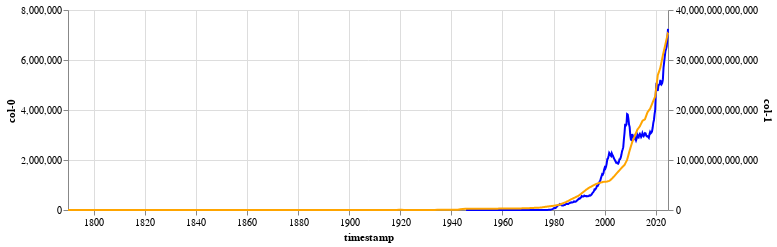

Notebook source saved alongside this figure:
### Markdown cell above
Money Markets are Reverse Repos and T-bills.  MM Funds invest there for a little interest.  If there is less T-bills then more Repos are needed to fullfil the MM needs.

### Code cell
#TODO:add to plot
import altair as alt

base = alt.Chart(measure.df(interpolated=True).reset_index(), width=600, height=200).encode(x='timestamp:T')
line1 = base.mark_line(stroke='blue').encode(alt.Y('col-0'))#.transform_filter('isValid(datum.line)')
line2 = base.mark_line(stroke='orange').encode(alt.Y('col-1'))
(line1 + line2).resolve_scale(y = 'independent')

### Figure 1 — Vega-Lite specification as saved in the notebook (floating-point values rounded to 4 significant figures; data arrays with more than 128 entries replaced by an {"elided": "..."} marker saying what was removed)
{"config": {"view": {"continuousWidth": 300, "continuousHeight": 300}}, "layer": [{"mark": {"type": "line", "stroke": "blue"}, "encoding": {"x": {"field": "timestamp", "type": "temporal"}, "y": {"field": "col-0", "type": "quantitative"}}}, {"mark": {"type": "line", "stroke": "orange"}, "encoding": {"x": {"field": "timestamp", "type": "temporal"}, "y": {"field": "col-1", "type": "quantitative"}}}], "data": {"name": "data-00f5f304ef0f3b1be4b694077032276d"}, "height": 200, "resolve": {"scale": {"y": "independent"}}, "width": 600, "$schema": "https://vega.github.io/schema/vega-lite/v5.20.1.json", "datasets": {"data-00f5f304ef0f3b1be4b694077032276d": {"elided": "553 records"}}}
